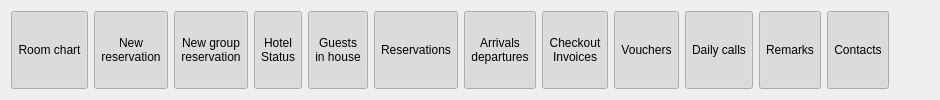
    <widget class="QWidget" name="w1" native="true">
     <layout class="QHBoxLayout" name="horizontalLayout_2">
      <item>
       <widget class="EToolbarButton" name="btnRoomChart">
        <property name="minimumSize">
         <size>
          <width>0</width>
          <height>0</height>
         </size>
        </property>
        <property name="maximumSize">
         <size>
          <width>555</width>
          <height>555</height>
         </size>
        </property>
        <property name="focusPolicy">
         <enum>Qt::NoFocus</enum>
        </property>
        <property name="text">
         <string>Room chart</string>
        </property>
        <property name="icon">
         <iconset resource="res.qrc">
          <normaloff>:/images/analytics.png</normaloff>:/images/analytics.png</iconset>
        </property>
        <property name="iconSize">
         <size>
          <width>32</width>
          <height>32</height>
         </size>
        </property>
        <property name="checkable">
         <bool>true</bool>
        </property>
        <property name="checked">
         <bool>true</bool>
        </property>
        <property name="toolButtonStyle">
         <enum>Qt::ToolButtonTextUnderIcon</enum>
        </property>
        <property name="autoRaise">
         <bool>true</bool>
        </property>
        <property name="arrowType">
         <enum>Qt::NoArrow</enum>
        </property>
        <property name="Tag" stdset="0">
         <string/>
        </property>
       </widget>
      </item>
      <item>
       <widget class="EToolbarButton" name="btnNewReservation">
        <property name="minimumSize">
         <size>
          <width>0</width>
          <height>0</height>
         </size>
        </property>
        <property name="maximumSize">
         <size>
          <width>555</width>
          <height>555</height>
         </size>
        </property>
        <property name="focusPolicy">
         <enum>Qt::NoFocus</enum>
        </property>
        <property name="text">
         <string>New
reservation</string>
        </property>
        <property name="icon">
         <iconset resource="res.qrc">
          <normaloff>:/images/checkin.png</normaloff>:/images/checkin.png</iconset>
        </property>
        <property name="iconSize">
         <size>
          <width>32</width>
          <height>32</height>
         </size>
        </property>
        <property name="checkable">
         <bool>true</bool>
        </property>
        <property name="checked">
         <bool>true</bool>
        </property>
        <property name="toolButtonStyle">
         <enum>Qt::ToolButtonTextUnderIcon</enum>
        </property>
        <property name="autoRaise">
         <bool>true</bool>
        </property>
        <property name="Tag" stdset="0">
         <string/>
        </property>
       </widget>
      </item>
      <item>
       <widget class="EToolbarButton" name="btnNewGroupResevation">
        <property name="minimumSize">
         <size>
          <width>0</width>
          <height>0</height>
         </size>
        </property>
        <property name="maximumSize">
         <size>
          <width>555</width>
          <height>555</height>
         </size>
        </property>
        <property name="focusPolicy">
         <enum>Qt::NoFocus</enum>
        </property>
        <property name="text">
         <string>New group
reservation</string>
        </property>
        <property name="icon">
         <iconset resource="res.qrc">
          <normaloff>:/images/groupreservation.png</normaloff>:/images/groupreservation.png</iconset>
        </property>
        <property name="iconSize">
         <size>
          <width>32</width>
          <height>32</height>
         </size>
        </property>
        <property name="checkable">
         <bool>true</bool>
        </property>
        <property name="checked">
         <bool>true</bool>
        </property>
        <property name="toolButtonStyle">
         <enum>Qt::ToolButtonTextUnderIcon</enum>
        </property>
        <property name="autoRaise">
         <bool>true</bool>
        </property>
        <property name="Tag" stdset="0">
         <string/>
        </property>
       </widget>
      </item>
      <item>
       <widget class="EToolbarButton" name="btnHotelStatus">
        <property name="minimumSize">
         <size>
          <width>0</width>
          <height>0</height>
         </size>
        </property>
        <property name="maximumSize">
         <size>
          <width>555</width>
          <height>555</height>
         </size>
        </property>
        <property name="focusPolicy">
         <enum>Qt::NoFocus</enum>
        </property>
        <property name="text">
         <string>Hotel
Status</string>
        </property>
        <property name="icon">
         <iconset resource="res.qrc">
          <normaloff>:/images/info.png</normaloff>:/images/info.png</iconset>
        </property>
        <property name="iconSize">
         <size>
          <width>32</width>
          <height>32</height>
         </size>
        </property>
        <property name="checkable">
         <bool>true</bool>
        </property>
        <property name="checked">
         <bool>true</bool>
        </property>
        <property name="toolButtonStyle">
         <enum>Qt::ToolButtonTextUnderIcon</enum>
        </property>
        <property name="autoRaise">
         <bool>true</bool>
        </property>
        <property name="arrowType">
         <enum>Qt::NoArrow</enum>
        </property>
        <property name="Tag" stdset="0">
         <string/>
        </property>
       </widget>
      </item>
      <item>
       <widget class="EToolbarButton" name="btnInhouseGuest">
        <property name="minimumSize">
         <size>
          <width>0</width>
          <height>0</height>
         </size>
        </property>
        <property name="maximumSize">
         <size>
          <width>555</width>
          <height>555</height>
         </size>
        </property>
        <property name="focusPolicy">
         <enum>Qt::NoFocus</enum>
        </property>
        <property name="text">
         <string>Guests 
in house</string>
        </property>
        <property name="icon">
         <iconset resource="res.qrc">
          <normaloff>:/images/bed.png</normaloff>:/images/bed.png</iconset>
        </property>
        <property name="iconSize">
         <size>
          <width>32</width>
          <height>32</height>
         </size>
        </property>
        <property name="checkable">
         <bool>true</bool>
        </property>
        <property name="checked">
         <bool>true</bool>
        </property>
        <property name="toolButtonStyle">
         <enum>Qt::ToolButtonTextUnderIcon</enum>
        </property>
        <property name="autoRaise">
         <bool>true</bool>
        </property>
        <property name="Tag" stdset="0">
         <string/>
        </property>
       </widget>
      </item>
      <item>
       <widget class="EToolbarButton" name="btnReservations">
        <property name="minimumSize">
         <size>
          <width>0</width>
          <height>0</height>
         </size>
        </property>
        <property name="maximumSize">
         <size>
          <width>555</width>
          <height>555</height>
         </size>
        </property>
        <property name="focusPolicy">
         <enum>Qt::NoFocus</enum>
        </property>
        <property name="text">
         <string>Reservations</string>
        </property>
        <property name="icon">
         <iconset resource="res.qrc">
          <normaloff>:/images/bed.png</normaloff>:/images/bed.png</iconset>
        </property>
        <property name="iconSize">
         <size>
          <width>32</width>
          <height>32</height>
         </size>
        </property>
        <property name="checkable">
         <bool>true</bool>
        </property>
        <property name="checked">
         <bool>true</bool>
        </property>
        <property name="toolButtonStyle">
         <enum>Qt::ToolButtonTextUnderIcon</enum>
        </property>
        <property name="autoRaise">
         <bool>true</bool>
        </property>
        <property name="Tag" stdset="0">
         <string/>
        </property>
       </widget>
      </item>
      <item>
       <widget class="EToolbarButton" name="btnArrivalDeparture">
        <property name="minimumSize">
         <size>
          <width>0</width>
          <height>0</height>
         </size>
        </property>
        <property name="maximumSize">
         <size>
          <width>555</width>
          <height>555</height>
         </size>
        </property>
        <property name="focusPolicy">
         <enum>Qt::NoFocus</enum>
        </property>
        <property name="text">
         <string>Arrivals
departures</string>
        </property>
        <property name="icon">
         <iconset resource="res.qrc">
          <normaloff>:/images/arrival.png</normaloff>:/images/arrival.png</iconset>
        </property>
        <property name="iconSize">
         <size>
          <width>32</width>
          <height>32</height>
         </size>
        </property>
        <property name="checkable">
         <bool>true</bool>
        </property>
        <property name="checked">
         <bool>true</bool>
        </property>
        <property name="toolButtonStyle">
         <enum>Qt::ToolButtonTextUnderIcon</enum>
        </property>
        <property name="autoRaise">
         <bool>true</bool>
        </property>
        <property name="Tag" stdset="0">
         <string/>
        </property>
       </widget>
      </item>
      <item>
       <widget class="EToolbarButton" name="btnCheckoutInvoices">
        <property name="minimumSize">
         <size>
          <width>0</width>
          <height>0</height>
         </size>
        </property>
        <property name="maximumSize">
         <size>
          <width>555</width>
          <height>555</height>
         </size>
        </property>
        <property name="focusPolicy">
         <enum>Qt::NoFocus</enum>
        </property>
        <property name="text">
         <string>Checkout
Invoices</string>
        </property>
        <property name="icon">
         <iconset resource="res.qrc">
          <normaloff>:/images/invoice.png</normaloff>:/images/invoice.png</iconset>
        </property>
        <property name="iconSize">
         <size>
          <width>32</width>
          <height>32</height>
         </size>
        </property>
        <property name="checkable">
         <bool>true</bool>
        </property>
        <property name="checked">
         <bool>true</bool>
        </property>
        <property name="toolButtonStyle">
         <enum>Qt::ToolButtonTextUnderIcon</enum>
        </property>
        <property name="autoRaise">
         <bool>true</bool>
        </property>
        <property name="arrowType">
         <enum>Qt::NoArrow</enum>
        </property>
        <property name="Tag" stdset="0">
         <string/>
        </property>
       </widget>
      </item>
      <item>
       <widget class="EToolbarButton" name="btnVauchers">
        <property name="minimumSize">
         <size>
          <width>0</width>
          <height>0</height>
         </size>
        </property>
        <property name="maximumSize">
         <size>
          <width>555</width>
          <height>555</height>
         </size>
        </property>
        <property name="focusPolicy">
         <enum>Qt::NoFocus</enum>
        </property>
        <property name="text">
         <string>Vouchers</string>
        </property>
        <property name="icon">
         <iconset resource="res.qrc">
          <normaloff>:/images/file.png</normaloff>:/images/file.png</iconset>
        </property>
        <property name="iconSize">
         <size>
          <width>32</width>
          <height>32</height>
         </size>
        </property>
        <property name="checkable">
         <bool>true</bool>
        </property>
        <property name="checked">
         <bool>true</bool>
        </property>
        <property name="toolButtonStyle">
         <enum>Qt::ToolButtonTextUnderIcon</enum>
        </property>
        <property name="autoRaise">
         <bool>true</bool>
        </property>
        <property name="arrowType">
         <enum>Qt::NoArrow</enum>
        </property>
        <property name="Tag" stdset="0">
         <string/>
        </property>
       </widget>
      </item>
      <item>
       <widget class="EToolbarButton" name="btnCallHistory">
        <property name="minimumSize">
         <size>
          <width>0</width>
          <height>0</height>
         </size>
        </property>
        <property name="maximumSize">
         <size>
          <width>555</width>
          <height>555</height>
         </size>
        </property>
        <property name="focusPolicy">
         <enum>Qt::NoFocus</enum>
        </property>
        <property name="text">
         <string>Daily calls</string>
        </property>
        <property name="icon">
         <iconset resource="res.qrc">
          <normaloff>:/images/phone-call.png</normaloff>:/images/phone-call.png</iconset>
        </property>
        <property name="iconSize">
         <size>
          <width>32</width>
          <height>32</height>
         </size>
        </property>
        <property name="checkable">
         <bool>true</bool>
        </property>
        <property name="checked">
         <bool>true</bool>
        </property>
        <property name="toolButtonStyle">
         <enum>Qt::ToolButtonTextUnderIcon</enum>
        </property>
        <property name="autoRaise">
         <bool>true</bool>
        </property>
        <property name="Tag" stdset="0">
         <string/>
        </property>
       </widget>
      </item>
      <item>
       <widget class="EToolbarButton" name="btnRemarks">
        <property name="minimumSize">
         <size>
          <width>0</width>
          <height>0</height>
         </size>
        </property>
        <property name="maximumSize">
         <size>
          <width>555</width>
          <height>555</height>
         </size>
        </property>
        <property name="focusPolicy">
         <enum>Qt::NoFocus</enum>
        </property>
        <property name="text">
         <string>Remarks</string>
        </property>
        <property name="icon">
         <iconset resource="res.qrc">
          <normaloff>:/images/remarks.png</normaloff>:/images/remarks.png</iconset>
        </property>
        <property name="iconSize">
         <size>
          <width>32</width>
          <height>32</height>
         </size>
        </property>
        <property name="checkable">
         <bool>true</bool>
        </property>
        <property name="checked">
         <bool>true</bool>
        </property>
        <property name="toolButtonStyle">
         <enum>Qt::ToolButtonTextUnderIcon</enum>
        </property>
        <property name="autoRaise">
         <bool>true</bool>
        </property>
        <property name="arrowType">
         <enum>Qt::NoArrow</enum>
        </property>
        <property name="Tag" stdset="0">
         <string/>
        </property>
       </widget>
      </item>
      <item>
       <widget class="EToolbarButton" name="btnContacts">
        <property name="minimumSize">
         <size>
          <width>0</width>
          <height>0</height>
         </size>
        </property>
        <property name="maximumSize">
         <size>
          <width>555</width>
          <height>555</height>
         </size>
        </property>
        <property name="focusPolicy">
         <enum>Qt::NoFocus</enum>
        </property>
        <property name="text">
         <string>Contacts</string>
        </property>
        <property name="icon">
         <iconset resource="res.qrc">
          <normaloff>:/images/phone-book.png</normaloff>:/images/phone-book.png</iconset>
        </property>
        <property name="iconSize">
         <size>
          <width>32</width>
          <height>32</height>
         </size>
        </property>
        <property name="checkable">
         <bool>true</bool>
        </property>
        <property name="checked">
         <bool>true</bool>
        </property>
        <property name="toolButtonStyle">
         <enum>Qt::ToolButtonTextUnderIcon</enum>
        </property>
        <property name="autoRaise">
         <bool>true</bool>
        </property>
        <property name="Tag" stdset="0">
         <string/>
        </property>
       </widget>
      </item>
      <item>
       <spacer name="horizontalSpacer_4">
        <property name="orientation">
         <enum>Qt::Horizontal</enum>
        </property>
        <property name="sizeHint" stdset="0">
         <size>
          <width>40</width>
          <height>20</height>
         </size>
        </property>
       </spacer>
      </item>
     </layout>
    </widget>
